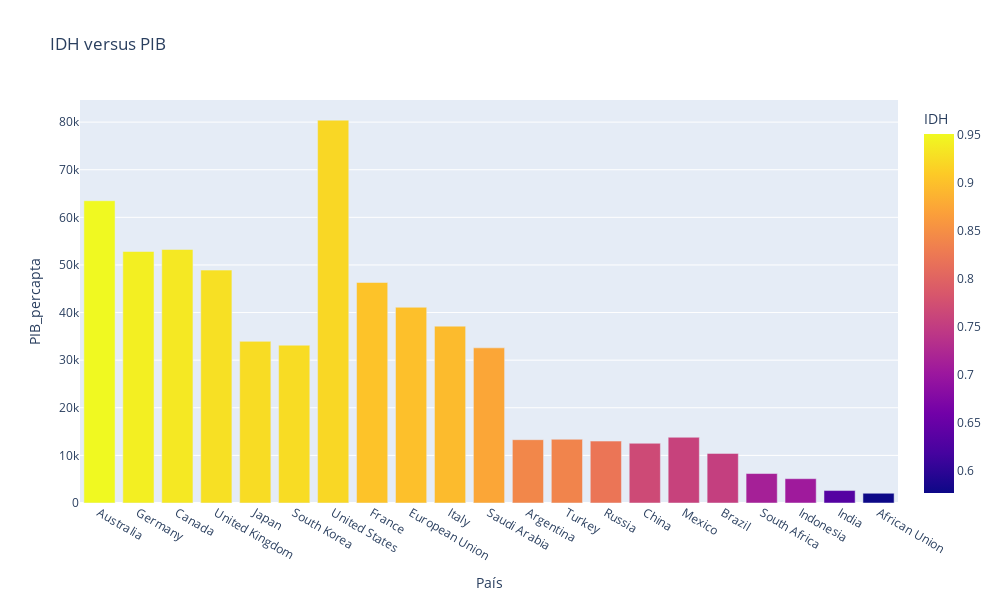

Write notebook code for a chart like this one.
### Markdown cell above
## IDH vs PIB

### Code cell
idh =clean_df[['País','IDH','PIB_percapta']].sort_values('IDH',ascending=False)
idh

chart = plx.bar(idh,x='País',y='PIB_percapta',width=1000,height=600,title='IDH versus PIB',labels={'PIB_percapta':'PIB_percapta'},color='IDH')
chart.show()

### Figure 1 — Plotly figure (JSON) as saved in the notebook; plotly's stock layout.template omitted (floating-point values rounded to 4 significant figures)
{"data": [{"alignmentgroup": "True", "hovertemplate": "País=%{x}<br>PIB_percapta=%{y}<br>IDH=%{marker.color}<extra></extra>", "legendgroup": "", "marker": {"color": [0.951, 0.942, 0.936, 0.929, 0.925, 0.925, 0.921, 0.903, 0.9, 0.895, 0.875, 0.842, 0.838, 0.822, 0.768, 0.758, 0.754, 0.713, 0.705, 0.633, 0.577], "coloraxis": "coloraxis", "pattern": {"shape": ""}}, "name": "", "offsetgroup": "", "orientation": "v", "showlegend": false, "textposition": "auto", "type": "bar", "x": ["Australia", "Germany", "Canada", "United Kingdom", "Japan", "South Korea", "United States", "France", "European Union", "Italy", "Saudi Arabia", "Argentina", "Turkey", "Russia", "China", "Mexico", "Brazil", "South Africa", "Indonesia", "India", "African Union"], "xaxis": "x", "y": [63487, 52824, 53247, 48913, 33950, 33147, 80412, 46315, 41114, 37146, 32586, 13297, 13384, 13006, 12541, 13804, 10413, 6191, 5109, 2612, 2044], "yaxis": "y"}], "layout": {"barmode": "relative", "coloraxis": {"colorbar": {"title": {"text": "IDH"}}, "colorscale": [[0, "#0d0887"], [0.1111, "#46039f"], [0.2222, "#7201a8"], [0.3333, "#9c179e"], [0.4444, "#bd3786"], [0.5556, "#d8576b"], [0.6667, "#ed7953"], [0.7778, "#fb9f3a"], [0.8889, "#fdca26"], [1, "#f0f921"]]}, "height": 600, "legend": {"tracegroupgap": 0}, "title": {"text": "IDH versus PIB"}, "width": 1000, "xaxis": {"anchor": "y", "domain": [0, 1], "title": {"text": "País"}}, "yaxis": {"anchor": "x", "domain": [0, 1], "title": {"text": "PIB_percapta"}}}}
